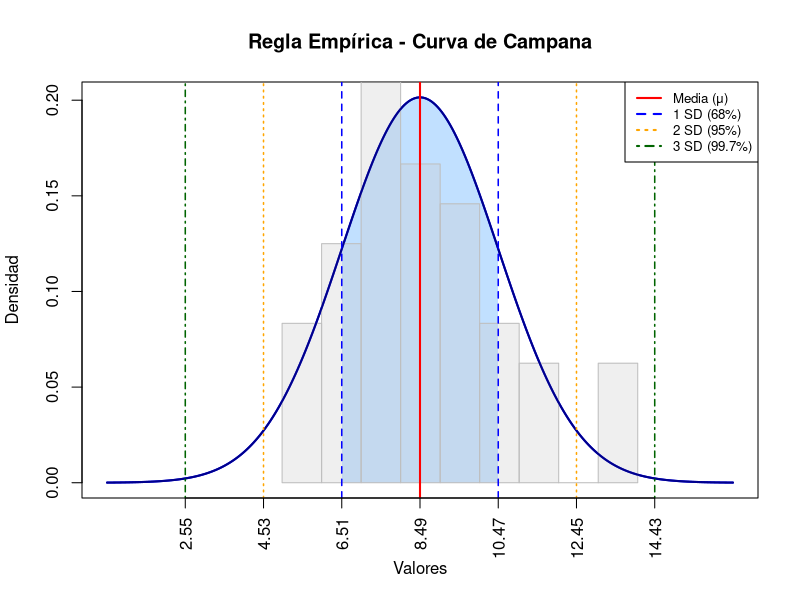

Recreate this plot in R.
# 1. Función para contar y listar números dentro de un rango
contar_en_rango <- function(datos, limite_inferior, limite_superior) {
  datos_limpios <- datos[!is.na(datos)]
  
  # Filtrar elementos en el rango inclusive [limite_inferior, limite_superior]
  elementos <- datos_limpios[datos_limpios >= limite_inferior & datos_limpios <= limite_superior]
  
  list(
    rango = c(limite_inferior = limite_inferior, limite_superior = limite_superior),
    cantidad = length(elementos),
    porcentaje = (length(elementos) / length(datos_limpios)) * 100,
    elementos = elementos
  )
}

# 2. Función para calcular los intervalos de la Regla Empírica
calcular_intervalos_empiricos <- function(media, desviacion) {
  list(
    `68% (1 SD)`   = c(limite_inferior = media - desviacion,     limite_superior = media + desviacion),
    `95% (2 SD)`   = c(limite_inferior = media - 2 * desviacion, limite_superior = media + 2 * desviacion),
    `99.7% (3 SD)` = c(limite_inferior = media - 3 * desviacion, limite_superior = media + 3 * desviacion)
  )
}

# 3. Función integradora para aplicar la regla empírica sobre un conjunto de datos
evaluar_regla_empirica <- function(datos, media, desviacion) {
  intervalos <- calcular_intervalos_empiricos(media, desviacion)
  
  # Uso de los nombres exactos de las llaves
  res_68 <- contar_en_rango(datos, intervalos$`68% (1 SD)`[1], intervalos$`68% (1 SD)`[2])
  res_95 <- contar_en_rango(datos, intervalos$`95% (2 SD)`[1], intervalos$`95% (2 SD)`[2])
  res_99 <- contar_en_rango(datos, intervalos$`99.7% (3 SD)`[1], intervalos$`99.7% (3 SD)`[2])
  
  list(
    Parametros = list(Media = media, Desviacion = desviacion),
    Intervalos = intervalos,
    Conteo = list(
      `68% (1 SD)`   = res_68,
      `95% (2 SD)`   = res_95,
      `99.7% (3 SD)` = res_99
    )
  )
}

# Datos de prueba
datos_ejemplo <- c(13.5, 9.5, 8.2, 6.5, 8.4, 8.1, 6.9, 7.5, 10.5, 13.5,
                   7.2, 7.1, 9.0, 9.9, 8.2, 13.2, 9.2, 6.9, 9.6, 7.7,
                   9.7, 7.5, 7.2, 5.9, 6.6, 11.1, 8.8, 5.2, 10.6, 8.2,
                   11.3, 5.6, 10.1, 8.0, 8.5, 11.7, 7.1, 7.7, 9.4, 6.0,
                   8.0, 7.4, 10.5, 7.8, 7.9, 6.5, 6.8, 9.5)

#resultados <- evaluar_regla_empirica(datos_ejemplo, 8.49, 1.98) 
#print(resultados)


# Función para graficar la curva de campana con los intervalos de la regla empírica
graficar_campana_empirica <- function(datos, media, desviacion) {
  # Crear secuencia de puntos para la curva normal
  x <- seq(media - 4 * desviacion, media + 4 * desviacion, length = 300)
  y <- dnorm(x, mean = media, sd = desviacion)
  
  # Dibujar la curva principal
  plot(x, y, type = "l", lwd = 2, col = "blue",
       main = "Regla Empírica - Curva de Campana",
       xlab = "Valores", ylab = "Densidad",
       xaxt = "n") # Ocultar eje X por defecto para personalizarlo
  
  # Sombrear la región del 68% (1 Desviación Estándar)
  x_68 <- seq(media - desviacion, media + desviacion, length = 100)
  y_68 <- dnorm(x_68, mean = media, sd = desviacion)
  polygon(c(media - desviacion, x_68, media + desviacion), 
          c(0, y_68, 0), col = rgb(0.2, 0.6, 1, 0.3), border = NA)
  
  # Histogramas de fondo (opcional para ver distribución real)
  hist(datos, prob = TRUE, add = TRUE, col = rgb(0.8, 0.8, 0.8, 0.3), border = "gray")
  lines(x, y, lwd = 2, col = "darkblue")
  
  # Marcadores de líneas verticales para Media y desviaciones
  abline(v = media, col = "red", lwd = 2, lty = 1)
  
  # 1 Desviación Estándar (68%)
  abline(v = c(media - desviacion, media + desviacion), col = "blue", lty = 2, lwd = 1.5)
  
  # 2 Desviaciones Estándar (95%)
  abline(v = c(media - 2 * desviacion, media + 2 * desviacion), col = "orange", lty = 3, lwd = 1.5)
  
  # 3 Desviaciones Estándar (99.7%)
  abline(v = c(media - 3 * desviacion, media + 3 * desviacion), col = "darkgreen", lty = 4, lwd = 1.5)
  
  # Personalizar etiquetas del eje X con los valores reales
  eje_x_valores <- c(media - 3*desviacion, media - 2*desviacion, media - desviacion, 
                    media, 
                    media + desviacion, media + 2*desviacion, media + 3*desviacion)
  
  axis(1, at = eje_x_valores, labels = round(eje_x_valores, 2), las = 2)
  
  # Leyenda explicativa
  legend("topright", 
         legend = c("Media (μ)", "1 SD (68%)", "2 SD (95%)", "3 SD (99.7%)"),
         col = c("red", "blue", "orange", "darkgreen"), 
         lty = c(1, 2, 3, 4), lwd = 2, cex = 0.8)
}

# --- EJEMPLO DE USO ---
datos_ejemplo <- c(13.5, 9.5, 8.2, 6.5, 8.4, 8.1, 6.9, 7.5, 10.5, 13.5,
                   7.2, 7.1, 9.0, 9.9, 8.2, 13.2, 9.2, 6.9, 9.6, 7.7,
                   9.7, 7.5, 7.2, 5.9, 6.6, 11.1, 8.8, 5.2, 10.6, 8.2,
                   11.3, 5.6, 10.1, 8.0, 8.5, 11.7, 7.1, 7.7, 9.4, 6.0,
                   8.0, 7.4, 10.5, 7.8, 7.9, 6.5, 6.8, 9.5)

# Generar gráfico pasándole los datos, la media (8.49) y desviación (1.98)
graficar_campana_empirica(datos_ejemplo, media = 8.49, desviacion = 1.98)
